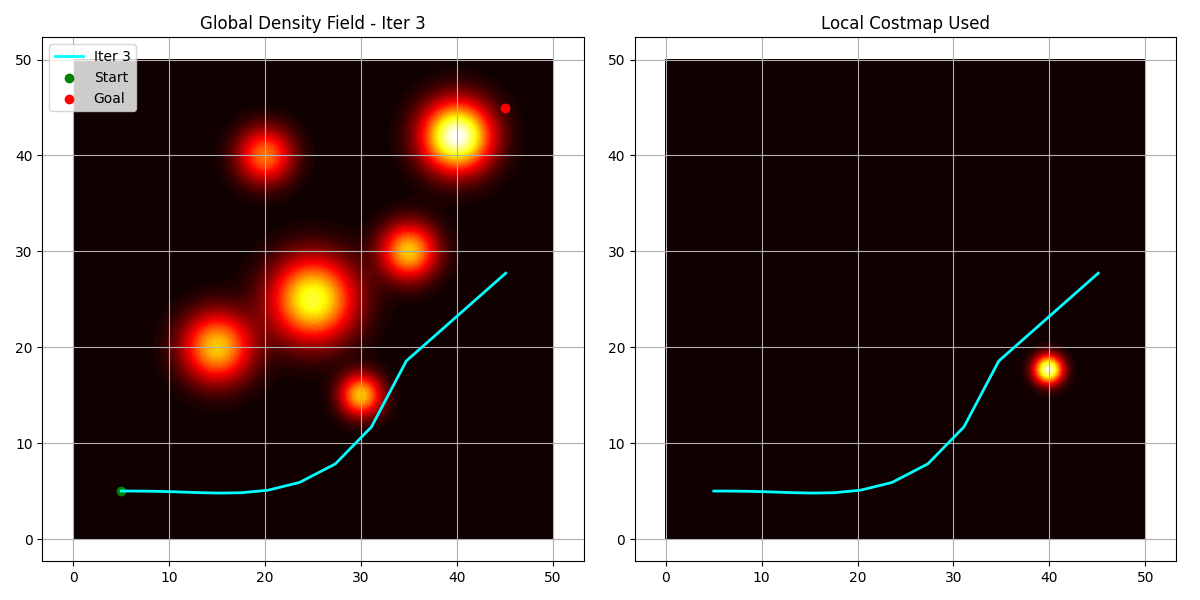
#> input picture example/ipddp_iterations_full/iteration_03.png, 1200 x 600 px; its folder holds 4 pictures in this run
$ python example4.py
#> lines starting #> are read from the running program, lines starting #| are printed output that depends on the picture
# IPDDP with Gaussian local costmap + line search + convergence check + smoothness regularization

import numpy as np
from scipy.interpolate import RegularGridInterpolator
from scipy.ndimage import gaussian_filter
import matplotlib.pyplot as plt
from numpy.linalg import inv
import os
import imageio
import glob

# ------------------------- 기본 유틸리티 -------------------------
def normalize_angle(theta):
    return (theta + np.pi) % (2 * np.pi) - np.pi

def dynamics(x, u, dt):
    theta = x[2]
    v, omega = u
    return np.array([
        x[0] + dt * v * np.cos(theta),
        x[1] + dt * v * np.sin(theta),
        normalize_angle(x[2] + dt * omega)
    ])

def generate_density_field(grid_x, grid_y, obstacles):
    xx, yy = np.meshgrid(grid_x, grid_y)
    density = np.zeros_like(xx)
    for (cx, cy, r, intensity) in obstacles:
        dist_sq = (xx - cx)**2 + (yy - cy)**2
        density += intensity * np.exp(-dist_sq / (2 * r**2))
    return density / np.max(density)

def build_local_costmap_from_trajectory(x_seq, density_field, grid_x, grid_y, sigma=2.0):
    cost_map = np.zeros((len(grid_y), len(grid_x)))
    x_res = grid_x[1] - grid_x[0]
    y_res = grid_y[1] - grid_y[0]
    density_fn = RegularGridInterpolator((grid_y, grid_x), density_field)
    for x in x_seq:
        pt = np.clip(x[:2], [grid_x[0], grid_y[0]], [grid_x[-1], grid_y[-1]])
        try:
            d = density_fn(pt.reshape(1, -1))[0]
        except:
            d = 0.0
        xi = int((pt[0] - grid_x[0]) / x_res)
        yi = int((pt[1] - grid_y[0]) / y_res)
        if 0 <= xi < len(grid_x) and 0 <= yi < len(grid_y):
            cost_map[yi, xi] += d
    return gaussian_filter(cost_map, sigma=sigma)

def build_cost_fn_from_costmap(costmap, grid_x, grid_y):
    interp = RegularGridInterpolator((grid_y, grid_x), costmap)
    def cost_fn(x):
        pt = np.clip(x[:2], [grid_x[0], grid_y[0]], [grid_x[-1], grid_y[-1]])
        return interp(pt.reshape(1, -1))[0]
    return cost_fn

# ---------------------- 선형화 및 2차 근사 ----------------------
def finite_difference_jacobian(f, x, u, dt, eps=1e-4):
    nx, nu = len(x), len(u)
    fx = np.zeros((nx, nx))
    fu = np.zeros((nx, nu))
    f0 = f(x, u, dt)
    for i in range(nx):
        dx = np.zeros(nx)
        dx[i] = eps
        fx[:, i] = (f(x + dx, u, dt) - f0) / eps
    for i in range(nu):
        du = np.zeros(nu)
        du[i] = eps
        fu[:, i] = (f(x, u + du, dt) - f0) / eps
    return fx, fu

def cost_quadratic_approx(x, u, goal, cost_fn):
    Q = np.eye(3) * 0.1
    R = np.eye(2) * 0.1
    q = np.zeros(3)
    r = np.zeros(2)
    l = 0.1 * np.dot(u, u) + 10.0 * cost_fn(x)
    return Q, R, q, r, l

def terminal_cost_approx(x, goal):
    Qf = np.eye(3) * 10.0
    qf = 10.0 * (x - goal)
    lf = 10.0 * np.sum((x[:2] - goal[:2])**2)
    return Qf, qf, lf

# ---------------------- IPDDP 루프 ----------------------
def ipddp_step(x0, u_seq, goal, density_field, grid_x, grid_y, T, dt):
    nx, nu = 3, 2
    x_seq = [x0]
    for u in u_seq:
        x_seq.append(dynamics(x_seq[-1], u, dt))
    x_seq = np.array(x_seq)

    local_costmap = build_local_costmap_from_trajectory(x_seq, density_field, grid_x, grid_y)
    cost_fn = build_cost_fn_from_costmap(local_costmap, grid_x, grid_y)

    fx_seq, fu_seq = [], []
    Q_seq, R_seq, q_seq, r_seq = [], [], [], []

    for t in range(T):
        fx, fu = finite_difference_jacobian(dynamics, x_seq[t], u_seq[t], dt)
        Q, R, q, r, _ = cost_quadratic_approx(x_seq[t], u_seq[t], goal, cost_fn)
        fx_seq.append(fx)
        fu_seq.append(fu)
        Q_seq.append(Q)
        R_seq.append(R)
        q_seq.append(q)
        r_seq.append(r)

    Qf, qf, _ = terminal_cost_approx(x_seq[-1], goal)

    V = Qf
    v = qf
    k_seq = []
    K_seq = []

    for t in reversed(range(T)):
        fx, fu = fx_seq[t], fu_seq[t]
        Q, R = Q_seq[t], R_seq[t]
        q, r = q_seq[t], r_seq[t]

        Q_x = Q + fx.T @ V @ fx
        Q_u = R + fu.T @ V @ fu
        Q_xu = fx.T @ V @ fu
        Q_ux = Q_xu.T
        q_x = q + fx.T @ v
        q_u = r + fu.T @ v

        inv_Q_u = inv(Q_u + 1e-5 * np.eye(nu))
        K = -inv_Q_u @ Q_ux
        k = -inv_Q_u @ q_u

        V = Q_x + K.T @ Q_u @ K + K.T @ Q_ux + Q_ux.T @ K
        v = q_x + K.T @ Q_u @ k + K.T @ q_u + Q_ux.T @ k

        k_seq.insert(0, k)
        K_seq.insert(0, K)

    # Forward rollout
    x = x0
    x_seq_new = [x0]
    u_seq_new = []
    for t in range(T):
        dx = x - x_seq[t]
        u = u_seq[t] + k_seq[t] + K_seq[t] @ dx
        x = dynamics(x, u, dt)
        x_seq_new.append(x)
        u_seq_new.append(u)

    return np.array(x_seq_new), np.array(u_seq_new), local_costmap

# ------------------- 실행 및 시각화 -------------------
def run_ipddp_full(x0, goal, density_field, grid_x, grid_y, T=200, dt=0.2, max_iters=20,
                   alpha_list=[1.0, 0.8, 0.5, 0.3, 0.1], convergence_tol=1e-9, lambda_smooth=10.0):
#> called with x0 = array of shape (3,), goal = array of shape (3,), grid_x = array of shape (100,), grid_y = array of shape (100,), T = 200, dt = 0.2, max_iters = 20, convergence_tol = 1e-09
    output_dir = "ipddp_iterations_full"
    os.makedirs(output_dir, exist_ok=True)
    u_seq = np.zeros((T, 2))
    prev_total_cost = float('inf')
    converged_iter = max_iters

    for i in range(max_iters):
        x_seq, u_seq_candidate, costmap = ipddp_step(x0, u_seq, goal, density_field, grid_x, grid_y, T, dt)
        cost_fn = build_cost_fn_from_costmap(costmap, grid_x, grid_y)

        best_cost = float('inf')
        best_u_seq = None
        best_x_seq = None

        for alpha in alpha_list:
            u_test = u_seq + alpha * (u_seq_candidate - u_seq)
            x_test = [x0]
            total_cost = 0.0

            for t in range(T):
                x = x_test[-1]
                u = u_test[t]
                total_cost += 0.1 * np.dot(u, u) + 10.0 * cost_fn(x)
                if t > 0:
                    du = u_test[t] - u_test[t - 1]
                    total_cost += lambda_smooth * np.dot(du, du)
                x_test.append(dynamics(x, u, dt))

            x_test = np.array(x_test)
            total_cost += 10.0 * np.sum((x_test[-1][:2] - goal[:2])**2)

            if total_cost < best_cost:
                best_cost = total_cost
                best_u_seq = u_test
                best_x_seq = x_test

        u_seq = best_u_seq
        x_seq = best_x_seq

        cost_reduction = prev_total_cost - best_cost
        if cost_reduction < convergence_tol:
            converged_iter = i + 1
            print(f"✅ Converged at iteration {converged_iter} (ΔJ = {cost_reduction:.6f})")
            break
        prev_total_cost = best_cost

        # Save visualization
        plt.figure(figsize=(12, 6))
        plt.subplot(1, 2, 1)
        plt.contourf(grid_x, grid_y, density_field, levels=50, cmap='hot')
        plt.plot(x_seq[:, 0], x_seq[:, 1], 'cyan', lw=2, label=f'Iter {i+1}')
        plt.scatter(*x0[:2], c='green', label='Start')
        plt.scatter(*goal[:2], c='red', label='Goal')
        plt.title(f"Global Density Field - Iter {i+1}")
        plt.axis('equal'); plt.grid(True); plt.legend()

        plt.subplot(1, 2, 2)
        plt.contourf(grid_x, grid_y, costmap, levels=50, cmap='hot')
        plt.plot(x_seq[:, 0], x_seq[:, 1], 'cyan', lw=2)
        plt.title("Local Costmap Used")
        plt.axis('equal'); plt.grid(True)

        plt.tight_layout()
        plt.savefig(f"{output_dir}/iteration_{i+1:02d}.png")
        plt.close()
#> this loop made 3 passes
#> pass 1, in run_ipddp_full, `plt.savefig(f"{output_dir}/iteration_{i+1:02d}.png")`:
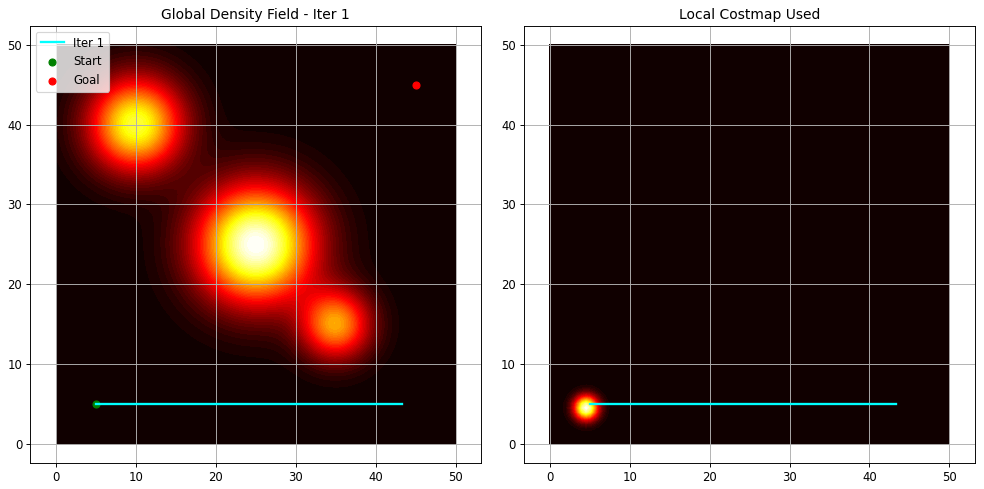
#> figure drawn by matplotlib, 2 panels

    # Make GIF
    image_files = sorted(glob.glob(f"{output_dir}/iteration_*.png"))
    images = [imageio.imread(img) for img in image_files]
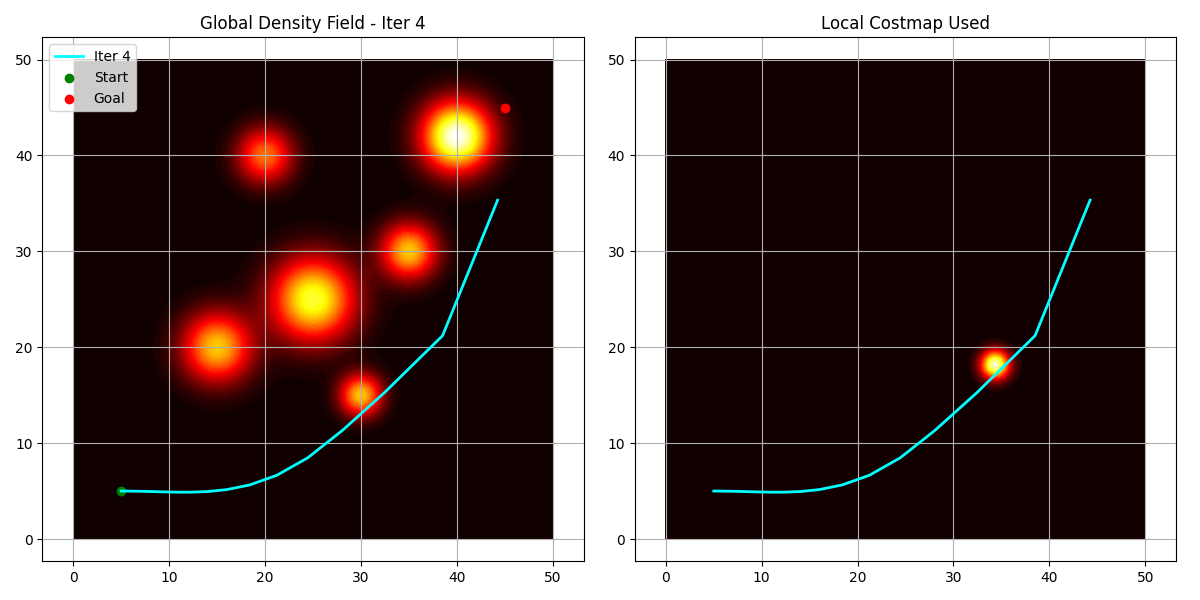
#> input picture example/ipddp_iterations_full/iteration_04.png, 1200 x 600 px
#> images = 4 items
    gif_path = "ipddp_full_optimized.gif"
    imageio.mimsave(gif_path, images, duration=0.8)
    print(f"✅ 총 {converged_iter}번 iteration 후 종료 → GIF 저장됨: {gif_path}")
    return x_seq, u_seq, gif_path

# ---------------- 실행 ----------------
grid_x = np.linspace(0, 50, 100)
grid_y = np.linspace(0, 50, 100)
obstacles = [(25, 25, 5, 50), (35, 15, 3, 30), (10, 40, 4, 40)]
density_field = generate_density_field(grid_x, grid_y, obstacles)

start = np.array([5.0, 5.0, 0.0])
goal = np.array([45.0, 45.0, 0.0])

x_seq_final, u_seq_final, gif_path_final = run_ipddp_full(start, goal, density_field, grid_x, grid_y)
